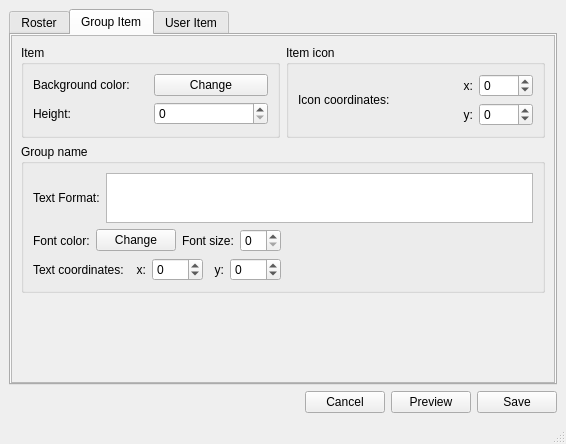
<ui version="4.0" >
 <class>MainWindow</class>
 <widget class="QMainWindow" name="MainWindow" >
  <property name="geometry" >
   <rect>
    <x>0</x>
    <y>0</y>
    <width>566</width>
    <height>444</height>
   </rect>
  </property>
  <property name="windowTitle" >
   <string>MainWindow</string>
  </property>
  <widget class="QWidget" name="centralwidget" >
   <property name="geometry" >
    <rect>
     <x>0</x>
     <y>22</y>
     <width>566</width>
     <height>401</height>
    </rect>
   </property>
   <layout class="QGridLayout" name="gridLayout" >
    <item row="1" column="0" >
     <spacer name="horizontalSpacer" >
      <property name="orientation" >
       <enum>Qt::Horizontal</enum>
      </property>
      <property name="sizeHint" stdset="0" >
       <size>
        <width>464</width>
        <height>20</height>
       </size>
      </property>
     </spacer>
    </item>
    <item row="1" column="3" >
     <widget class="QPushButton" name="save" >
      <property name="text" >
       <string>Save</string>
      </property>
     </widget>
    </item>
    <item row="1" column="2" >
     <widget class="QPushButton" name="pushButton" >
      <property name="text" >
       <string>Preview</string>
      </property>
     </widget>
    </item>
    <item row="1" column="1" >
     <widget class="QPushButton" name="cancel" >
      <property name="text" >
       <string>Cancel</string>
      </property>
     </widget>
    </item>
    <item row="0" column="0" colspan="4" >
     <widget class="QTabWidget" name="tabWidget" >
      <property name="currentIndex" >
       <number>1</number>
      </property>
      <widget class="QWidget" name="tab" >
       <property name="geometry" >
        <rect>
         <x>0</x>
         <y>0</y>
         <width>542</width>
         <height>327</height>
        </rect>
       </property>
       <attribute name="title" >
        <string>Roster</string>
       </attribute>
      </widget>
      <widget class="QWidget" name="tab_2" >
       <property name="geometry" >
        <rect>
         <x>0</x>
         <y>0</y>
         <width>542</width>
         <height>327</height>
        </rect>
       </property>
       <attribute name="title" >
        <string>Group Item</string>
       </attribute>
       <layout class="QGridLayout" name="gridLayout_4" >
        <property name="margin" >
         <number>0</number>
        </property>
        <item row="0" column="0" >
         <widget class="QScrollArea" name="scrollArea" >
          <property name="widgetResizable" >
           <bool>true</bool>
          </property>
          <widget class="QWidget" name="scrollAreaWidgetContents" >
           <property name="geometry" >
            <rect>
             <x>0</x>
             <y>0</y>
             <width>540</width>
             <height>325</height>
            </rect>
           </property>
           <layout class="QGridLayout" name="gridLayout_7" >
            <item row="0" column="0" >
             <widget class="QGroupBox" name="groupBox_2" >
              <property name="title" >
               <string>Item</string>
              </property>
              <layout class="QGridLayout" name="gridLayout_5" >
               <item row="0" column="0" >
                <layout class="QHBoxLayout" name="horizontalLayout_4" >
                 <item>
                  <widget class="QLabel" name="label_6" >
                   <property name="text" >
                    <string>Background color:</string>
                   </property>
                  </widget>
                 </item>
                 <item>
                  <widget class="QPushButton" name="gBackgroundColor" >
                   <property name="text" >
                    <string>Change</string>
                   </property>
                  </widget>
                 </item>
                </layout>
               </item>
               <item row="1" column="0" >
                <layout class="QHBoxLayout" name="horizontalLayout" >
                 <item>
                  <widget class="QLabel" name="label" >
                   <property name="text" >
                    <string>Height:</string>
                   </property>
                  </widget>
                 </item>
                 <item>
                  <widget class="QSpinBox" name="gHeight" />
                 </item>
                </layout>
               </item>
              </layout>
             </widget>
            </item>
            <item row="0" column="1" >
             <widget class="QGroupBox" name="groupBox_3" >
              <property name="title" >
               <string>Item icon</string>
              </property>
              <layout class="QGridLayout" name="gridLayout_6" >
               <item row="0" column="0" >
                <layout class="QHBoxLayout" name="horizontalLayout_5" >
                 <item>
                  <widget class="QLabel" name="label_7" >
                   <property name="text" >
                    <string>Icon coordinates:</string>
                   </property>
                  </widget>
                 </item>
                 <item>
                  <layout class="QGridLayout" name="gridLayout_3" >
                   <item row="0" column="0" >
                    <widget class="QLabel" name="label_8" >
                     <property name="text" >
                      <string>x:</string>
                     </property>
                     <property name="alignment" >
                      <set>Qt::AlignRight|Qt::AlignTrailing|Qt::AlignVCenter</set>
                     </property>
                    </widget>
                   </item>
                   <item row="0" column="1" >
                    <widget class="QSpinBox" name="gIconCoordinates0" >
                     <property name="minimum" >
                      <number>-500</number>
                     </property>
                     <property name="maximum" >
                      <number>500</number>
                     </property>
                    </widget>
                   </item>
                   <item row="1" column="0" >
                    <widget class="QLabel" name="label_9" >
                     <property name="text" >
                      <string>y:</string>
                     </property>
                     <property name="alignment" >
                      <set>Qt::AlignRight|Qt::AlignTrailing|Qt::AlignVCenter</set>
                     </property>
                    </widget>
                   </item>
                   <item row="1" column="1" >
                    <widget class="QSpinBox" name="gIconCoordinates1" >
                     <property name="minimum" >
                      <number>-500</number>
                     </property>
                     <property name="value" >
                      <number>0</number>
                     </property>
                    </widget>
                   </item>
                  </layout>
                 </item>
                </layout>
               </item>
              </layout>
             </widget>
            </item>
            <item row="1" column="0" colspan="2" >
             <widget class="QGroupBox" name="groupBox" >
              <property name="title" >
               <string>Group name</string>
              </property>
              <layout class="QGridLayout" name="gridLayout_2" >
               <item row="0" column="0" colspan="3" >
                <layout class="QHBoxLayout" name="horizontalLayout_2" >
                 <item>
                  <widget class="QLabel" name="label_2" >
                   <property name="text" >
                    <string>Text Format:</string>
                   </property>
                  </widget>
                 </item>
                 <item>
                  <widget class="QTextEdit" name="textFormat" >
                   <property name="maximumSize" >
                    <size>
                     <width>16777215</width>
                     <height>50</height>
                    </size>
                   </property>
                  </widget>
                 </item>
                </layout>
               </item>
               <item row="1" column="0" >
                <layout class="QHBoxLayout" name="horizontalLayout_6" >
                 <item>
                  <widget class="QLabel" name="label_10" >
                   <property name="text" >
                    <string>Font color:</string>
                   </property>
                  </widget>
                 </item>
                 <item>
                  <widget class="QPushButton" name="gFontColor" >
                   <property name="text" >
                    <string>Change</string>
                   </property>
                  </widget>
                 </item>
                </layout>
               </item>
               <item row="1" column="1" >
                <layout class="QHBoxLayout" name="horizontalLayout_7" >
                 <item>
                  <widget class="QLabel" name="label_11" >
                   <property name="text" >
                    <string>Font size:</string>
                   </property>
                  </widget>
                 </item>
                 <item>
                  <widget class="QSpinBox" name="gFontSize" />
                 </item>
                </layout>
               </item>
               <item rowspan="2" row="1" column="2" >
                <spacer name="horizontalSpacer_2" >
                 <property name="orientation" >
                  <enum>Qt::Horizontal</enum>
                 </property>
                 <property name="sizeHint" stdset="0" >
                  <size>
                   <width>255</width>
                   <height>38</height>
                  </size>
                 </property>
                </spacer>
               </item>
               <item row="2" column="0" colspan="2" >
                <layout class="QHBoxLayout" name="horizontalLayout_3" >
                 <item>
                  <widget class="QLabel" name="label_3" >
                   <property name="text" >
                    <string>Text coordinates:</string>
                   </property>
                  </widget>
                 </item>
                 <item>
                  <widget class="QLabel" name="label_4" >
                   <property name="text" >
                    <string>x:</string>
                   </property>
                   <property name="alignment" >
                    <set>Qt::AlignRight|Qt::AlignTrailing|Qt::AlignVCenter</set>
                   </property>
                  </widget>
                 </item>
                 <item>
                  <widget class="QSpinBox" name="gTextCoordinates0" >
                   <property name="minimum" >
                    <number>-500</number>
                   </property>
                   <property name="maximum" >
                    <number>500</number>
                   </property>
                  </widget>
                 </item>
                 <item>
                  <widget class="QLabel" name="label_5" >
                   <property name="text" >
                    <string>y:</string>
                   </property>
                   <property name="alignment" >
                    <set>Qt::AlignRight|Qt::AlignTrailing|Qt::AlignVCenter</set>
                   </property>
                  </widget>
                 </item>
                 <item>
                  <widget class="QSpinBox" name="gTextCoordinates1" >
                   <property name="minimum" >
                    <number>-500</number>
                   </property>
                   <property name="value" >
                    <number>0</number>
                   </property>
                  </widget>
                 </item>
                </layout>
               </item>
              </layout>
             </widget>
            </item>
            <item row="2" column="1" >
             <spacer name="verticalSpacer" >
              <property name="orientation" >
               <enum>Qt::Vertical</enum>
              </property>
              <property name="sizeHint" stdset="0" >
               <size>
                <width>20</width>
                <height>60</height>
               </size>
              </property>
             </spacer>
            </item>
           </layout>
          </widget>
         </widget>
        </item>
       </layout>
      </widget>
      <widget class="QWidget" name="tab_3" >
       <property name="geometry" >
        <rect>
         <x>0</x>
         <y>0</y>
         <width>542</width>
         <height>327</height>
        </rect>
       </property>
       <attribute name="title" >
        <string>User Item</string>
       </attribute>
      </widget>
     </widget>
    </item>
   </layout>
   <zorder>save</zorder>
   <zorder>pushButton</zorder>
   <zorder>cancel</zorder>
   <zorder>tabWidget</zorder>
  </widget>
  <widget class="QMenuBar" name="menubar" >
   <property name="geometry" >
    <rect>
     <x>0</x>
     <y>0</y>
     <width>566</width>
     <height>22</height>
    </rect>
   </property>
  </widget>
  <widget class="QStatusBar" name="statusbar" >
   <property name="geometry" >
    <rect>
     <x>0</x>
     <y>423</y>
     <width>566</width>
     <height>21</height>
    </rect>
   </property>
  </widget>
 </widget>
 <resources/>
 <connections/>
</ui>
